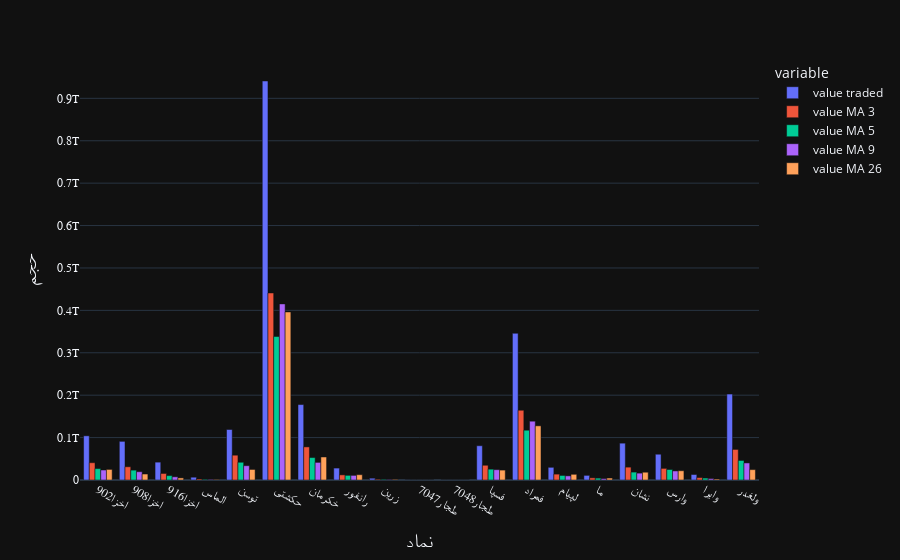

Notebook cell for this chart:
### Code cell
high_value_plot = px.bar(high_value, 'namad', [
    'value traded', 'value MA 3', 'value MA 5', 'value MA 9', 'value MA 26'], barmode='group')

viz.beautify_chart(high_value_plot)
high_value_plot.show(config=viz.config)

### Figure 1 — Plotly figure (JSON) as saved in the notebook; plotly's stock layout.template omitted (floating-point values rounded to 4 significant figures)
{"data": [{"alignmentgroup": "True", "hovertemplate": "variable=value traded<br>namad=%{x}<br>value=%{y}<extra></extra>", "legendgroup": "value traded", "marker": {"color": "#636efa", "pattern": {"shape": ""}}, "name": "value traded", "offsetgroup": "value traded", "orientation": "v", "showlegend": true, "textposition": "auto", "type": "bar", "x": ["اخزا902", "اخزا908", "اخزا916", "الماس", "توسن", "حکشتی", "خکرمان", "رانفور", "زرین", "طجار7047", "طجار7048", "فسپا", "فمراد", "لپیام", "ما", "نشان", "وارس", "وایرا", "ولغدر"], "xaxis": "x", "y": [104184295000, 91143786000, 42109000000, 6591765720, 119073080020, 940889400850, 177901546386, 28134827067, 4274229126, 140542000, 25000000, 80830936760, 345909932310, 29912162400, 10923101953, 86841297675, 60799673280, 12944970498, 202684293532], "yaxis": "y"}, {"alignmentgroup": "True", "hovertemplate": "variable=value MA 3<br>namad=%{x}<br>value=%{y}<extra></extra>", "legendgroup": "value MA 3", "marker": {"color": "#EF553B", "pattern": {"shape": ""}}, "name": "value MA 3", "offsetgroup": "value MA 3", "orientation": "v", "showlegend": true, "textposition": "auto", "type": "bar", "x": ["اخزا902", "اخزا908", "اخزا916", "الماس", "توسن", "حکشتی", "خکرمان", "رانفور", "زرین", "طجار7047", "طجار7048", "فسپا", "فمراد", "لپیام", "ما", "نشان", "وارس", "وایرا", "ولغدر"], "xaxis": "x", "y": [40780000000.0, 31210000000.0, 15410000000.0, 2315368235, 58490000000.0, 441100000000.0, 78050000000.0, 12060000000.0, 1728000000.0, 56960000.0, 10050000, 34730000000.0, 164500000000.0, 13840000000.0, 5067000000.0, 30320000000.0, 27380000000.0, 5627057662, 72076602343], "yaxis": "y"}, {"alignmentgroup": "True", "hovertemplate": "variable=value MA 5<br>namad=%{x}<br>value=%{y}<extra></extra>", "legendgroup": "value MA 5", "marker": {"color": "#00cc96", "pattern": {"shape": ""}}, "name": "value MA 5", "offsetgroup": "value MA 5", "orientation": "v", "showlegend": true, "textposition": "auto", "type": "bar", "x": ["اخزا902", "اخزا908", "اخزا916", "الماس", "توسن", "حکشتی", "خکرمان", "رانفور", "زرین", "طجار7047", "طجار7048", "فسپا", "فمراد", "لپیام", "ما", "نشان", "وارس", "وایرا", "ولغدر"], "xaxis": "x", "y": [26873309200, 23322430800, 10356585424, 1513000000.0, 41789377968, 338288475040, 52890000000.0, 10961396438, 1429457955, 36404400, 12177000, 25541375514, 117422854016, 10736655252, 4463703848, 18660000000.0, 24779365184, 4541000000.0, 46080000000.0], "yaxis": "y"}, {"alignmentgroup": "True", "hovertemplate": "variable=value MA 9<br>namad=%{x}<br>value=%{y}<extra></extra>", "legendgroup": "value MA 9", "marker": {"color": "#ab63fa", "pattern": {"shape": ""}}, "name": "value MA 9", "offsetgroup": "value MA 9", "orientation": "v", "showlegend": true, "textposition": "auto", "type": "bar", "x": ["اخزا902", "اخزا908", "اخزا916", "الماس", "توسن", "حکشتی", "خکرمان", "رانفور", "زرین", "طجار7047", "طجار7048", "فسپا", "فمراد", "لپیام", "ما", "نشان", "وارس", "وایرا", "ولغدر"], "xaxis": "x", "y": [23520000000.0, 19540000000.0, 7508266980, 1393643233, 33730000000.0, 415300000000.0, 41500000000.0, 10880000000.0, 1098000000.0, 28720000.0, 11315000, 24390000000.0, 138700000000.0, 9703000000.0, 3278000000.0, 16190000000.0, 21360000000.0, 3433455798, 40200000000.0], "yaxis": "y"}, {"alignmentgroup": "True", "hovertemplate": "variable=value MA 26<br>namad=%{x}<br>value=%{y}<extra></extra>", "legendgroup": "value MA 26", "marker": {"color": "#FFA15A", "pattern": {"shape": ""}}, "name": "value MA 26", "offsetgroup": "value MA 26", "orientation": "v", "showlegend": true, "textposition": "auto", "type": "bar", "x": ["اخزا902", "اخزا908", "اخزا916", "الماس", "توسن", "حکشتی", "خکرمان", "رانفور", "زرین", "طجار7047", "طجار7048", "فسپا", "فمراد", "لپیام", "ما", "نشان", "وارس", "وایرا", "ولغدر"], "xaxis": "x", "y": [24940000000.0, 14090000000.0, 4911000000.0, 1330000000.0, 24870000000.0, 396300000000.0, 54290000000.0, 12510000000.0, 1510000000.0, 21063900, 11315000, 23365337310, 127700000000.0, 13410000000.0, 4610000000.0, 18380000000.0, 21860000000.0, 2264000000.0, 24460000000.0], "yaxis": "y"}], "layout": {"barmode": "group", "legend": {"title": {"text": "variable"}, "tracegroupgap": 0}, "margin": {"t": 60}, "xaxis": {"anchor": "y", "domain": [0, 1], "tickfont": {"family": "a iranian sans", "size": 12}, "title": {"font": {"family": "a iranian sans", "size": 20}, "text": "نماد"}}, "yaxis": {"anchor": "x", "domain": [0, 1], "tickfont": {"family": "a iranian sans", "size": 12}, "title": {"font": {"family": "a iranian sans", "size": 20}, "text": "حجم"}, "type": "linear"}}}
